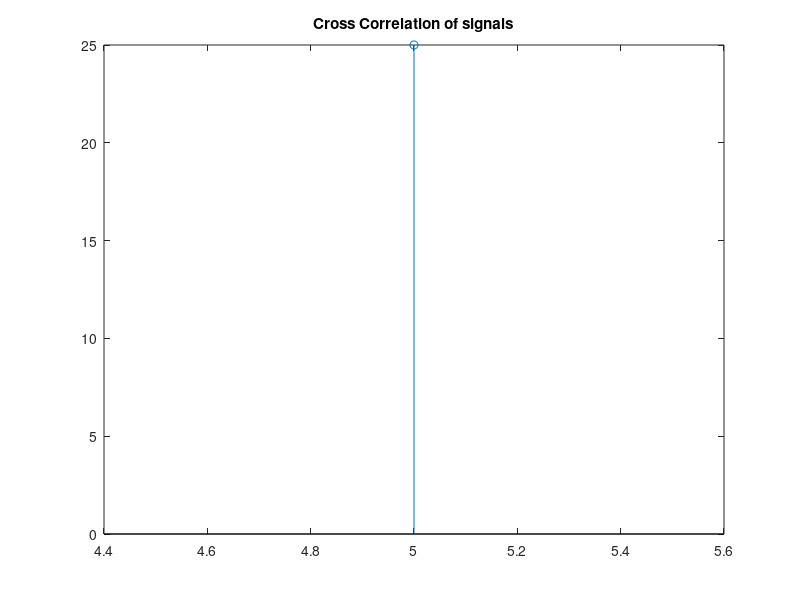

Here is the MATLAB script that generated this plot:
% Cross Correlation %
clc;
clear all;
x = input('enter samples of x(n): ');
h = input('enter samples of h(n): ');
xlen=length(x);
hlen=length(h);
for i=1:xlen;
    for j=1:xlen;
        y(i,i+j-1)=x(i)*h(hlen-j+1);
    end
end
z = sum(y);
disp('output');z
disp('output sequence');y
stem(x,y);
title('Cross Correlation of signals');